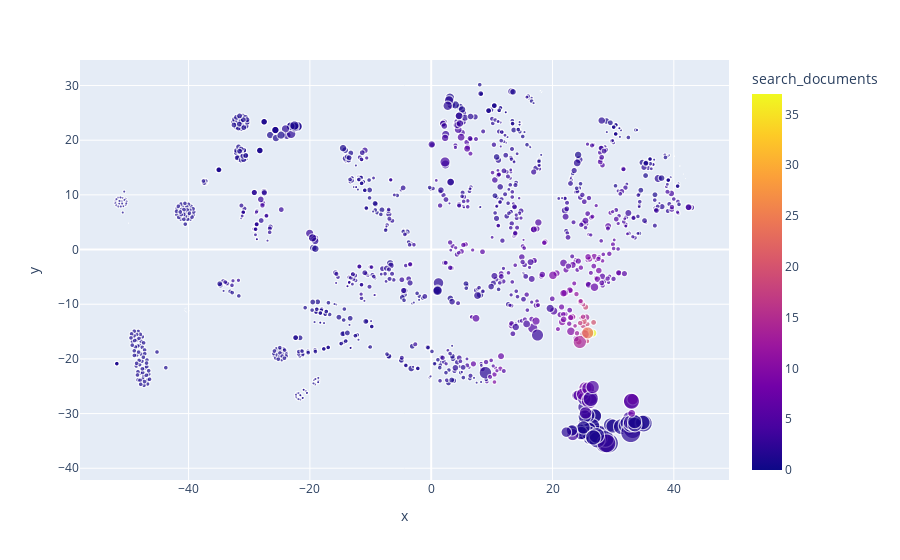

This figure's notebook cell:
### Code cell
# clusters?
# predict the player?

from sklearn.manifold import TSNE
import plotly.express as px

tsne = make_pipeline(StandardScaler(),TSNE(n_components=2)).fit(features_df)

X_embedded = tsne.fit_transform(features_df)
print(X_embedded.shape)
features_df['x'] = X_embedded[:,0]
features_df['y'] = X_embedded[:,1]


fig = px.scatter(features_df, x="x", y="y", color="search_documents",
                 size='query_length', hover_data=['select_document','next_sentence','record_evidence','num_passages'])
fig.show()

### Figure 1 — Plotly figure (JSON) as saved in the notebook; plotly's stock layout.template omitted (floating-point values rounded to 4 significant figures; data arrays with more than 128 entries replaced by an {"elided": "..."} marker saying what was removed)
{"data": [{"customdata": {"elided": "1249x4 int values"}, "hovertemplate": "x=%{x}<br>y=%{y}<br>query_length=%{marker.size}<br>select_document=%{customdata[0]}<br>next_sentence=%{customdata[1]}<br>record_evidence=%{customdata[2]}<br>num_passages=%{customdata[3]}<br>search_documents=%{marker.color}<extra></extra>", "legendgroup": "", "marker": {"color": {"elided": "1249 int values"}, "coloraxis": "coloraxis", "size": {"elided": "1249 float values"}, "sizemode": "area", "sizeref": 0.0925, "symbol": "circle"}, "mode": "markers", "name": "", "showlegend": false, "type": "scattergl", "x": {"elided": "1249 float values"}, "xaxis": "x", "y": {"elided": "1249 float values"}, "yaxis": "y"}], "layout": {"coloraxis": {"colorbar": {"title": {"text": "search_documents"}}, "colorscale": [[0, "#0d0887"], [0.1111, "#46039f"], [0.2222, "#7201a8"], [0.3333, "#9c179e"], [0.4444, "#bd3786"], [0.5556, "#d8576b"], [0.6667, "#ed7953"], [0.7778, "#fb9f3a"], [0.8889, "#fdca26"], [1, "#f0f921"]]}, "legend": {"itemsizing": "constant", "tracegroupgap": 0}, "margin": {"t": 60}, "xaxis": {"anchor": "y", "domain": [0, 1], "title": {"text": "x"}}, "yaxis": {"anchor": "x", "domain": [0, 1], "title": {"text": "y"}}}}
